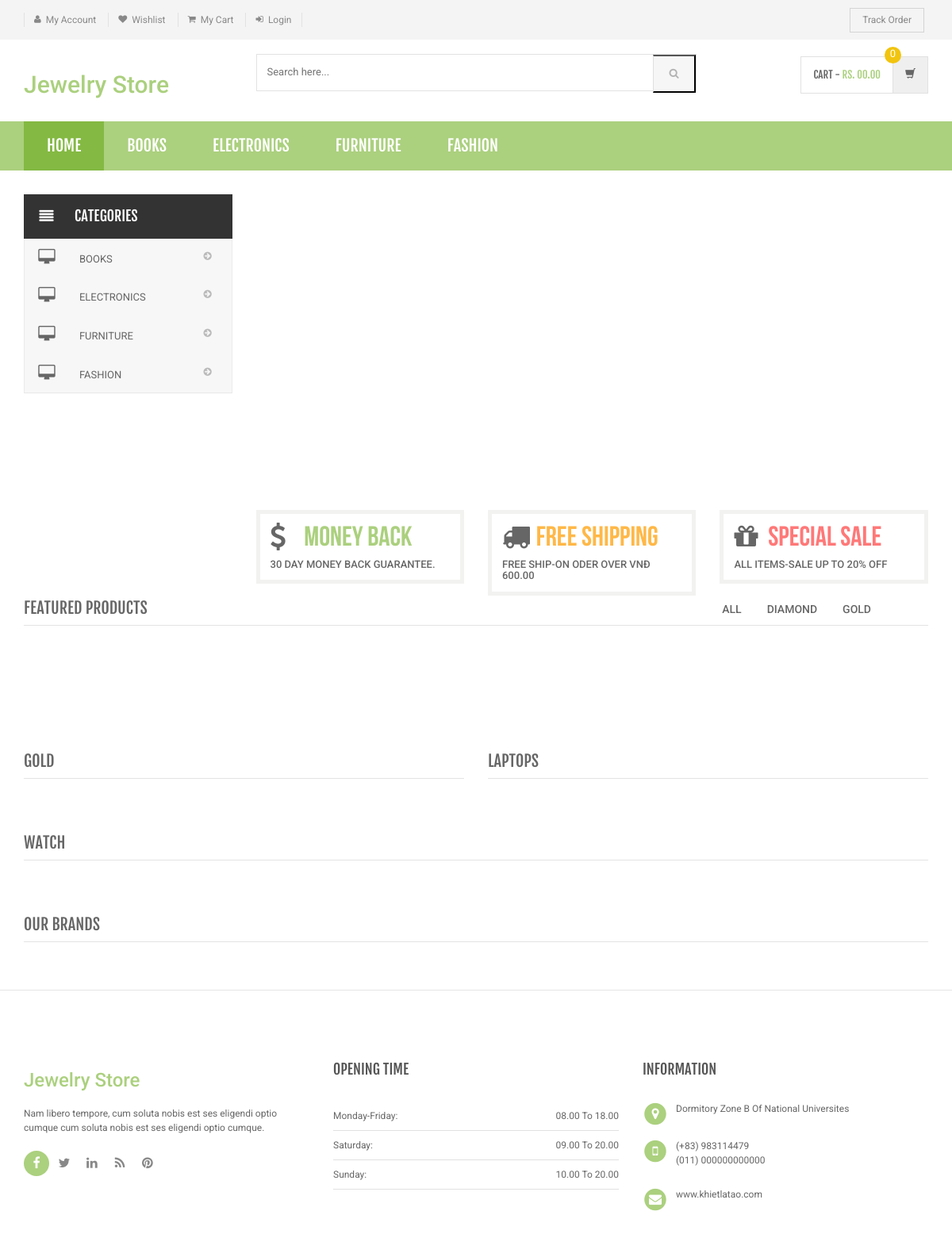
Before: / with the older database file.
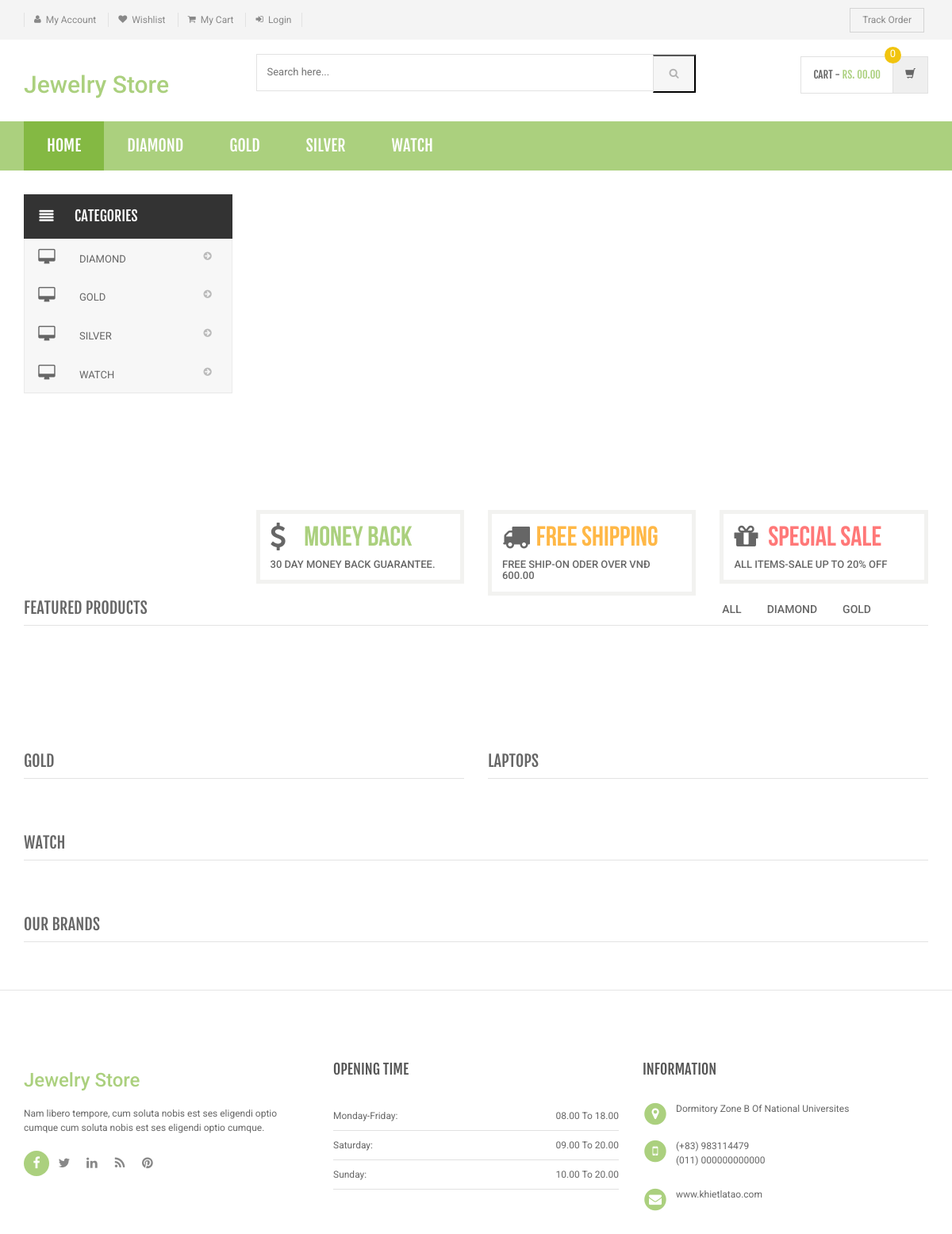
After: the same page with the newer database file.
### tables this page shows
CREATE TABLE `category` (
  `id` int(11) NOT NULL,
  `categoryName` varchar(255) DEFAULT NULL,
  `categoryDescription` longtext DEFAULT NULL,
  `creationDate` timestamp NOT NULL DEFAULT current_timestamp(),
  `updationDate` varchar(255) DEFAULT NULL
);

### index.php (the view, shortened to what the changed rows need)
<?php
include('includes/config.php');
?>
<!DOCTYPE html>
<html lang="en">
	<head>
	    <link rel="stylesheet" href="assets/css/bootstrap.min.css">
	    <link rel="stylesheet" href="assets/css/main.css">
	    <link rel="stylesheet" href="assets/css/green.css">
	    <link rel="stylesheet" href="assets/css/owl.carousel.css">
		<link rel="stylesheet" href="assets/css/owl.transitions.css">
		<link href="assets/css/lightbox.css" rel="stylesheet">
		<link rel="stylesheet" href="assets/css/animate.min.css">
		<link rel="stylesheet" href="assets/css/rateit.css">
		<link rel="stylesheet" href="assets/css/bootstrap-select.min.css">
		<link rel="stylesheet" href="assets/css/config.css">
		<link href="assets/css/green.css" rel="alternate stylesheet" title="Green color">
		<link href="assets/css/blue.css" rel="alternate stylesheet" title="Blue color">
		<link href="assets/css/red.css" rel="alternate stylesheet" title="Red color">
		<link href="assets/css/orange.css" rel="alternate stylesheet" title="Orange color">
		<link href="assets/css/dark-green.css" rel="alternate stylesheet" title="Darkgreen color">
		<link rel="stylesheet" href="assets/css/font-awesome.min.css">
	</head>
    <body class="cnt-home">
<header class="header-style-1">
<?php include('includes/main-header.php');?>
<?php include('includes/menu-bar.php');?>
</header>
<div class="body-content outer-top-xs" id="top-banner-and-menu">
	<div class="container">
		<div class="furniture-container homepage-container">
		<div class="row">
			<div class="col-xs-12 col-sm-12 col-md-3 sidebar">
	<?php include('includes/side-menu.php');?>
			</div>
		</div>
</div>
</div>
</body>
</html>

### includes/menu-bar.php (shortened to what the changed rows need)
<div class="header-nav animate-dropdown">
    <div class="container">
        <div class="yamm navbar navbar-default" role="navigation">
            <div class="nav-bg-class">
                <div class="navbar-collapse collapse" id="mc-horizontal-menu-collapse">
	<div class="nav-outer">
		<ul class="nav navbar-nav">
              <?php $sql=mysqli_query($con,"select id,categoryName  from category limit 6");
while($row=mysqli_fetch_array($sql))
{
    ?>
			<li class="dropdown yamm">
				<a href="category.php?cid=<?php echo $row['id'];?>"> <?php echo $row['categoryName'];?></a>
			</li>
			<?php } ?>
		</ul>
	</div>
</div>
            </div>
        </div>
    </div>
</div>

### includes/side-menu.php (shortened to what the changed rows need)
<div class="side-menu animate-dropdown outer-bottom-xs">
    <nav class="yamm megamenu-horizontal" role="navigation">
        <ul class="nav">
            <li class="dropdown menu-item">
              <?php $sql=mysqli_query($con,"select id,categoryName  from category");
while($row=mysqli_fetch_array($sql))
{
    ?>
                <a href="category.php?cid=<?php echo $row['id'];?>" class="dropdown-toggle"><i class="icon fa fa-desktop fa-fw"></i>
                <?php echo $row['categoryName'];?></a>
                <?php }?>
</li>
</ul>
    </nav>
</div>

Changed rows visible on the page:
changed category: categoryName "BOOKS" → "DIAMOND"
changed category: categoryName "ELECTRONICS" → "GOLD"
changed category: categoryName "FURNITURE" → "SILVER"
changed category: categoryName "FASHION" → "WATCH"
